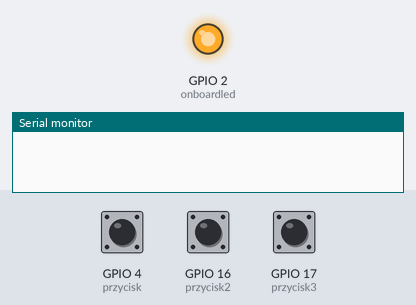
The program below on a simulated ESP32. On the bench: output pins drawn as LEDs (lit = HIGH), the last lines printed to the serial monitor. The test bench sets the inputs (shaded band); at power-on: GPIO 4 (przycisk) HIGH, GPIO 16 (przycisk2) HIGH, GPIO 17 (przycisk3) HIGH. USB keyboard and mouse output is not drawn.

Above: at 0.1 s.
At 1.0 s:
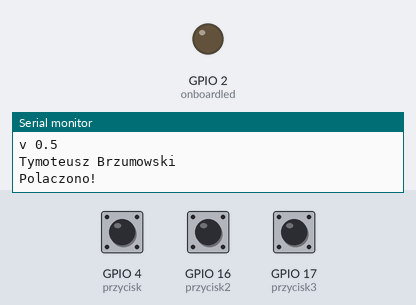
Timing chart, 0 to 2.5 s (numbered marks = the images above):
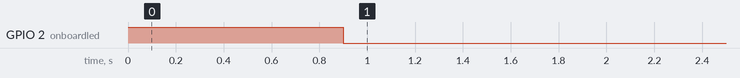

The program:

main.cpp
```cpp
#include <BleKeyboard.h>
#include <Arduino.h>

#define onboardled 2 // On board led (who could have guessed)
#define przycisk 4 // Button1
#define przycisk2 16 // Button2
#define przycisk3 17 // Button3

// Bluetooth
const char* device_name = "Tymek MacroPad"; // Name
bool is_connected = false;
BleKeyboard bleKeyboard(device_name, "Tymek", 100); // (name, manufacturer, battery level %)

// Przycisk
int lastState[] = {HIGH,HIGH,HIGH};
int currentState[2];
const long debounceDelay = 150; // time between button presses
unsigned long lastDebounce[] = {0,0,0};
unsigned long holdTime[2];
unsigned long holdTimeRequired = 1000; // time to repeat press

// Czas
unsigned long lastConnectionCheck = 0;
const unsigned long connectionCheckInterval = 500;
unsigned long timerStart1[] = {0,0,0};


// Functions list
void keyboardPress(uint8_t klawisze[], uint8_t numKeys); // Transfer keys into keypresses
void buttonPressDetect(unsigned long, int, int); // Detect button press
void bluetoothCheckManager(unsigned long); //Manages Bluetooth
void buttonPressScan(unsigned long); // Activates all button detections
void sendKey(int); // manages the selection of keys based on button presseed, and then executes these keys

void setup() {
  pinMode(przycisk, INPUT_PULLUP);
  pinMode(przycisk2, INPUT_PULLUP);
  pinMode(przycisk3, INPUT_PULLUP);
  pinMode(onboardled, OUTPUT);
  digitalWrite(onboardled, HIGH);
  Serial.begin(921600);
  bleKeyboard.begin(); // Start BLE Keyboard
  delay(500);
  Serial.println("Starting the Bluetooth Keyboard");
  Serial.println("v 0.5");
  Serial.println("Tymoteusz Brzumowski");
  delay (100);
  digitalWrite(onboardled, LOW);
}

void loop() {
  unsigned long currentMillis = millis();

  bluetoothCheckManager(currentMillis);
  buttonPressScan(currentMillis);
}

//Functions

  //Bluetooth
void bluetoothCheckManager(unsigned long currentMillis){
  if (currentMillis - lastConnectionCheck >= connectionCheckInterval) {

    lastConnectionCheck = currentMillis;
    bool connected = bleKeyboard.isConnected();

      if (connected && !is_connected) {
        Serial.println("Polaczono!");
        digitalWrite(onboardled, HIGH);
        delay(300);
        digitalWrite(onboardled, LOW);
        is_connected = true;
      }

      if (!connected && is_connected) {
        Serial.println("Rozlaczono!");
        is_connected = false;
      }
  }

}
  //Buttons
void keyboardPress (uint8_t klawisze[], uint8_t numKeys){
    for (int i=0; i<numKeys; i++){
      bleKeyboard.press(klawisze[i]);
    }
    delay(50);
    bleKeyboard.releaseAll();

}

void sendKey(int button){
  uint8_t tab[5];
  uint8_t keycount=0;
  switch (button) {
    case przycisk:
     tab[keycount++] =KEY_F13;
     tab[keycount++] ='s';
    break;
    case przycisk2:
     tab[keycount++] ='u';
    break;
    case przycisk3:
     tab[keycount++] ='s';
    break;
  }
  keyboardPress(tab, keycount);
}

void buttonPressDetect(unsigned long currentMillis, int button, int number){
  currentState[number] = digitalRead(button);
  holdTime[number]=currentMillis-timerStart1[number];
  if ((currentMillis - lastDebounce[number]) > debounceDelay) {

    if (lastState[number] == HIGH && currentState[number] == LOW ) {
      timerStart1[number]=currentMillis;
      //Serial.println("Przycisk nacisniety!");
        lastDebounce[number]=currentMillis;
        sendKey(button);
    }
    else if (currentState[number] == LOW && holdTime[number] > holdTimeRequired){
      lastDebounce[number]=currentMillis;
      sendKey(button);
    }
    else {
      holdTime[number]= 0;
    }
  }

  lastState[number] = currentState[number];
}

void buttonPressScan(unsigned long currentMillis){

  int buttonList[] = {przycisk, przycisk2, przycisk3};
  for (int i=0; i<sizeof(buttonList)/sizeof(buttonList[0]);i++){
  buttonPressDetect(currentMillis, buttonList[i], i);
  }
}
```

Measured:
- by itself, GPIO 2 (onboardled): HIGH → LOW at 0.90 s
